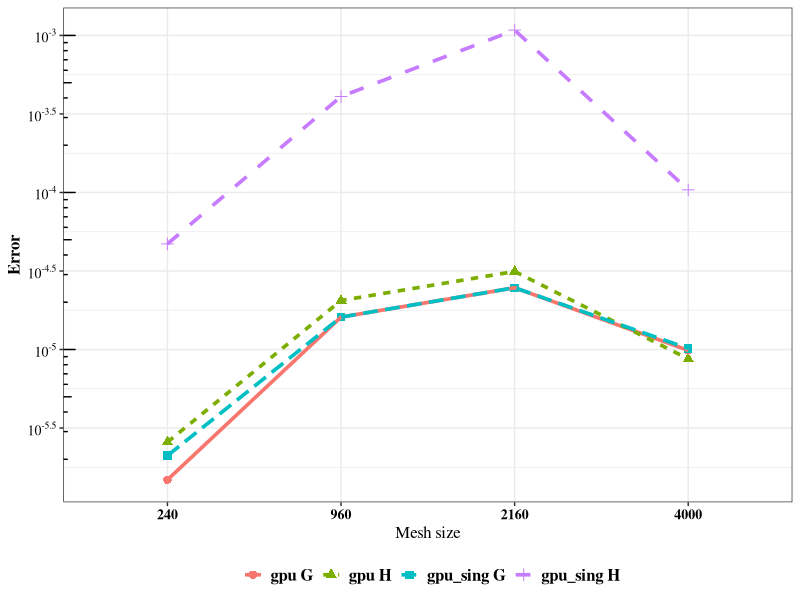

The R script that drew this image:
library(ggplot2)
size <- c(240, 960, 2160, 4000)
gpu_h <- cbind(size, "gpu H", c(2.57101328E-06,	2.05148935E-05,	3.14042700E-05,	8.71655629E-06))
gpu_g <- cbind(size, "gpu G", c(1.47996502E-06,	1.60930940E-05,	2.47341577E-05,	9.87323801E-06))
gpu_sing_h <- cbind(size, "gpu_sing H", c(4.70368977E-05, 4.08425374E-04, 1.08150579E-03, 1.03810722E-04))
gpu_sing_g <- cbind(size, "gpu_sing G", c(2.11043152E-06, 1.60930940E-05, 2.47341577E-05, 1.01516853E-05))
DF <- data.frame(rbind(gpu_h, gpu_g, gpu_sing_h, gpu_sing_g))
names(DF) <- c("Size", "Version", "Error")
DF$Size <- factor(DF$Size, levels = c("240", "960", "2160", "4000"))
print(DF)
DF$Error <- as.numeric(as.character(DF$Error))


Graph <- ggplot(DF, aes(x = Size, y = Error, color = Version, group = Version)) + 
  geom_point(size = 2.5,mapping = aes(shape=Version)) + 
  geom_line(aes(linetype = Version), size=1.25) +
  theme_bw() +
  scale_y_log10(breaks = scales::trans_breaks("log10", function(x) 10^x),
              labels = scales::trans_format("log10", scales::math_format(10^.x))) + 
  annotation_logticks(sides = "l")  +
  ylab("Error") + 
  xlab(expression(paste("Mesh size"))) +
  theme(plot.title = element_text(family = "Times", face="bold", size=12)) +
  theme(plot.title = element_text(hjust = 0.5)) +
  theme(axis.title = element_text(family = "Times", face="bold", size=12)) +
  theme(axis.text  = element_text(family = "Times", face="bold", size=10, colour = "Black")) +
  theme(legend.title  = element_text(family = "Times", face="bold", size=0)) +
  theme(legend.text  = element_text(family = "Times", face="bold", size=12)) +
  theme(legend.key.size = unit(5, "cm")) +
  theme(legend.direction = "horizontal",
        legend.position = "bottom",
        legend.key=element_rect(size=0),
        legend.key.size = unit(1, "lines")) +
  guides(col = guide_legend(nrow = 1))
ggsave(paste("~/Giuliano-plots.pdf",sep=""), Graph,  height=10, width=15, units="cm")
